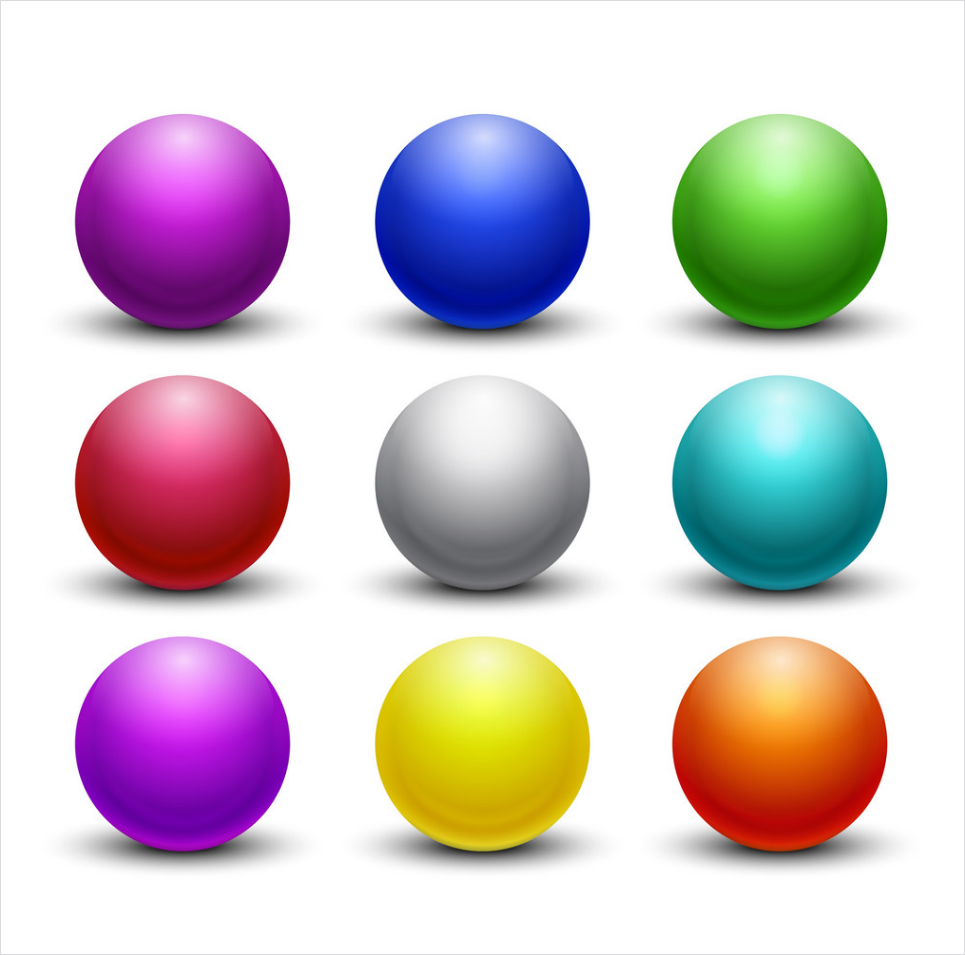
#> input picture Week-1/Exercise-1/spheres.png, 965 x 955 px
$ jupyter execute 'Exercise 2.ipynb'
#> lines starting #> are read from the running program, lines starting #| are printed output that depends on the picture; after the words box and inside, x2 and y2 are one past the last pixel; in counts of white or black regions, pixels touching at a corner belong together
[cell 1]
import cv2
import numpy as np
import imutils
from matplotlib import pyplot as plt

More tutorials on opencv can be found:

https://docs.opencv.org/master/d2/d96/tutorial_py_table_of_contents_imgproc.html

[cell 2]
path = "spheres.png"

# Image input and initial processing
Load the input image (whose path was supplied via command line argument) and display the image to our screen:

[cell 3]
bgr_img = cv2.imread(path)
#> bgr_img is the input picture: shape (955, 965, 3); mean B, G, R 203.7, 199.8, 211.1
b,g,r = cv2.split(bgr_img)       # get b,g,r
image = cv2.merge([r,g,b])
plt.imshow(image)

Convert the image to grayscale:

[cell 4]
gray = cv2.cvtColor(image, cv2.COLOR_RGB2GRAY)
plt.imshow(gray, cmap = 'gray')

# Advanced processing
Apply edge detection, so we can find the outlines of objects in images:

[cell 5]
edged = cv2.Canny(gray, 30, 150)
#> edged: shape (955, 965); 1.2% white in thin lines or dots
plt.imshow(edged, cmap='gray')

Threshold the image by setting all pixel values equal to or less than 225 to 255 (white; foreground): $x \le 225 \rightarrow x = 255$ and all pixel values greater than 225 to 0 (black; background): $x \gt 225 \rightarrow x=0$

Thereby we are segmenting the image.

Both the threshold (e.g. 225 in our case) and the value for pixels less than the threshold in the resulting image (255 in our case) can be tweaked.

[cell 6]
threshold = 225
threshold_value = 255

thresh = cv2.threshold(gray, threshold, threshold_value, cv2.THRESH_BINARY_INV)[1]
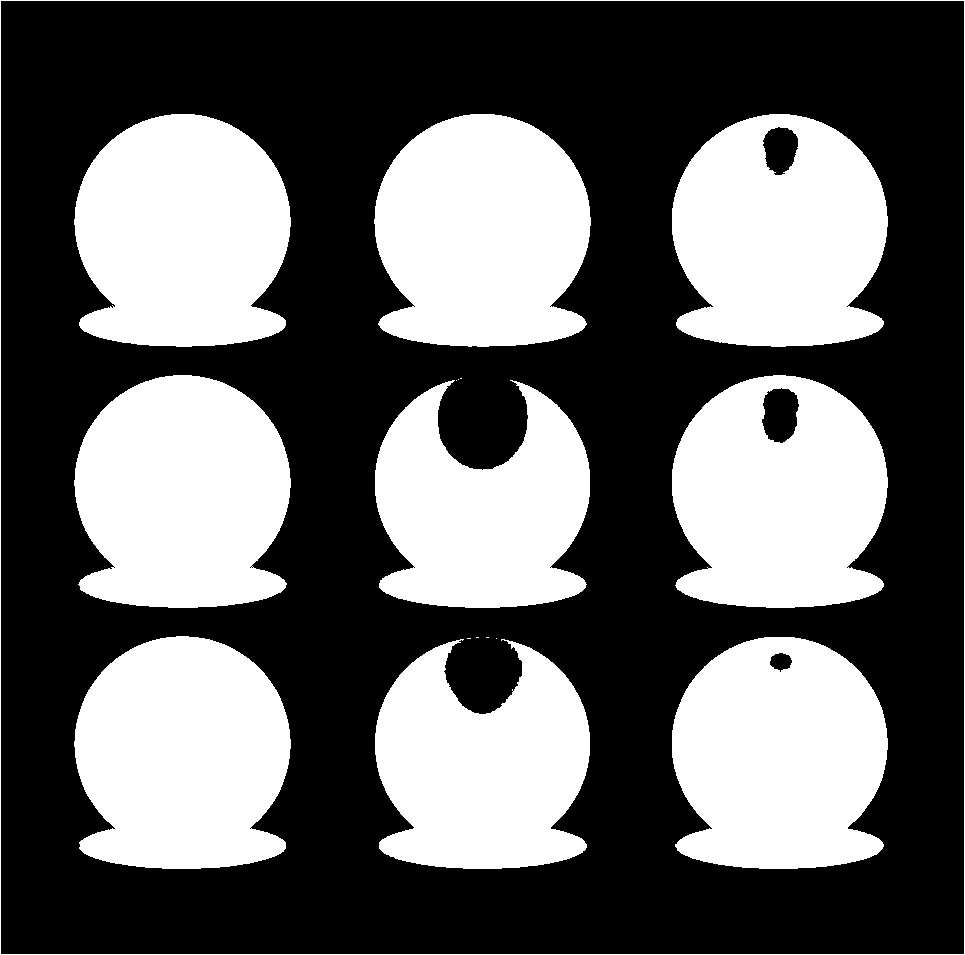
#> thresh: shape (955, 965); 39.3% white; 17 white regions (7 under 20 px)
plt.imshow(thresh, cmap='gray')

Find contours (i.e., outlines) of the foreground objects in the thresholded image:

[cell 7]
cnts = cv2.findContours(thresh.copy(), cv2.RETR_EXTERNAL, cv2.CHAIN_APPROX_SIMPLE)
#> cnts = 1 contour; box (x1, y1, x2, y2) and area: (0, 0, 965, 955) 919656
cnts = imutils.grab_contours(cnts)
#> cnts = [[[0, 0], [0, 954], [964, 954], [964, 0]]]
output = image.copy()

Loop over the contours:

[cell 8]
for c in cnts:
    # draw each contour on the output image with a 3px thick black outline
    cv2.drawContours(output, [c], -1, (0, 0, 0), 3)
#> this loop made 1 pass
#> c on pass 1: [[0, 0], [0, 954], [964, 954], [964, 0]]
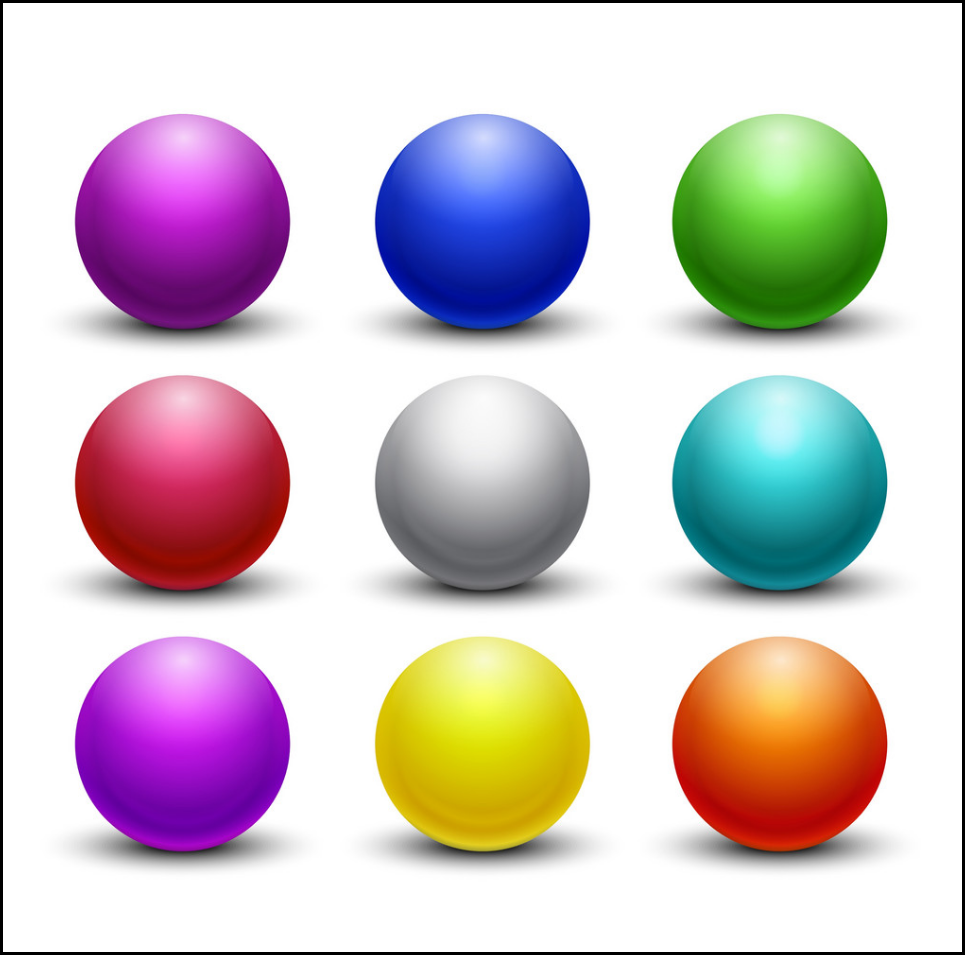
#> output: shape (955, 965, 3); mean R, G, B 208, 196.8, 200.6

plt.imshow(output)

Draw the total number of contours found in purple:

[cell 9]
text = "I found {} objects!".format(len(cnts))
#> text = 'I found 1 objects!'
cv2.putText(output, text, (10, 25),  cv2.FONT_HERSHEY_SIMPLEX, 0.7, (155, 0, 155), 2)
#> output: shape (955, 965, 3); 0.13% of pixels changed, all inside (x1, y1, x2, y2) = (12, 9, 210, 32)
plt.imshow(output)

We apply erosions to reduce the size of foreground objects:

[cell 10]
mask = thresh.copy()
mask = cv2.erode(mask, None, iterations = 5)
#> mask: shape (955, 965); 33.4% white; 9 white regions, largest, box (x1, y1, x2, y2) and area: (380, 119, 585, 342) 36393, (80, 641, 285, 864) 36377, (80, 119, 285, 342) 36370
plt.imshow(mask, cmap = 'gray')

Similarly, dilations can increase the size of the ground objects:

[cell 11]
mask = thresh.copy()
mask = cv2.dilate(mask, None, iterations = 5)
#> mask: shape (955, 965); 47% white; 10 white regions, largest, box (x1, y1, x2, y2) and area: (369, 109, 596, 352) 46762, (69, 370, 296, 613) 46731, (69, 631, 296, 874) 46718
plt.imshow(mask, cmap='gray')

A typical operation we may want to apply is to take our mask and apply a bitwise `AND` to our input image, keeping only the masked regions:

[cell 12]
mask = thresh.copy()
output = cv2.bitwise_and(image, image, mask=mask)
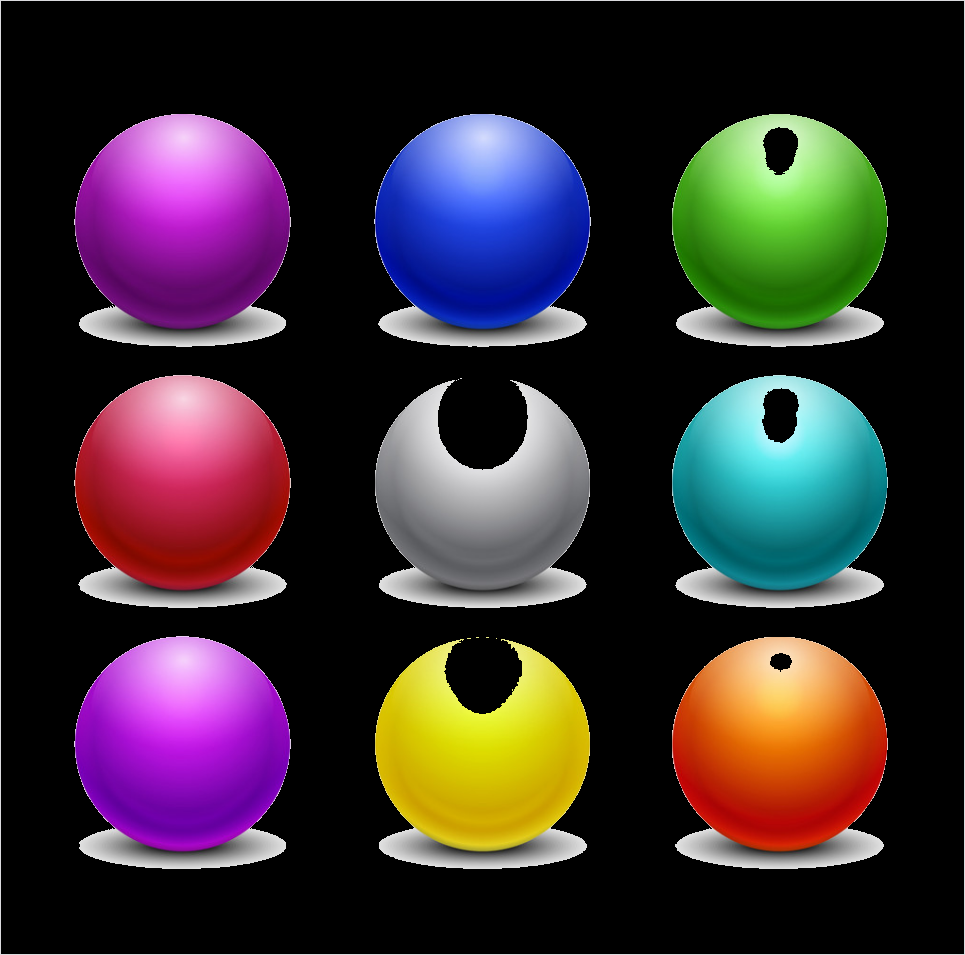
#> output: shape (955, 965, 3); mean R, G, B 57.3, 45.9, 50.4
plt.imshow(output)

# Exercise 2
1. Can you remove the yellow square from the image?
2. Go through the tutoria, but with the `spheres.png` image. (replace `tetris_blocks.png` with `spheres.png`)
3. Tweak the parameters of the thresholding. Can you threshold all the spheres?
4. Can you remove the red sphere?
5. Can you remove the green sphere?

1:

[cell 13]
def is_contour_square(c):
    peri = cv2.arcLength(c, True)
    approx = cv2.approxPolyDP(c, 0.02 * peri, True)
    return len(approx) == 4

def is_object_yellow(c, img, frac_threshold=0.5):
    mask = np.zeros(img.shape[:2], dtype=np.uint8) * 255
    cv2.drawContours(mask, [c], -1, 255, -1)
    hsv = cv2.cvtColor(img, cv2.COLOR_RGB2HSV)
    lower = np.array([15, 70, 70], np.uint8)   # yellow hue range
    upper = np.array([40, 255, 255], np.uint8)
    yellow_mask = cv2.inRange(hsv, lower, upper)

    # count how much yellow is inside this contour
    inside = cv2.bitwise_and(yellow_mask, yellow_mask, mask=mask)
    frac = cv2.countNonZero(inside) / (cv2.countNonZero(mask) + 1e-9)

    return frac >= frac_threshold

# Loop over contours
for c in cnts:
    if is_contour_square(c) and is_object_yellow(c, image):
        mask = np.ones(image.shape[:2], dtype=np.uint8) * 255
        cv2.rectangle(image, cv2.boundingRect(c), (255, 255, 255), -1)
#> this loop made 1 pass
#> (peri in is_contour_square, approx in is_contour_square, lower in is_object_yellow, upper in is_object_yellow, frac in is_object_yellow) on pass 1: (3836, [[0, 0], [0, 954], [964, 954], [964, 0]], [15, 70, 70], [40, 255, 255], 0.0498)
#> pass 1, in is_object_yellow, `yellow_mask = cv2.inRange(hsv, lower, upper)`:
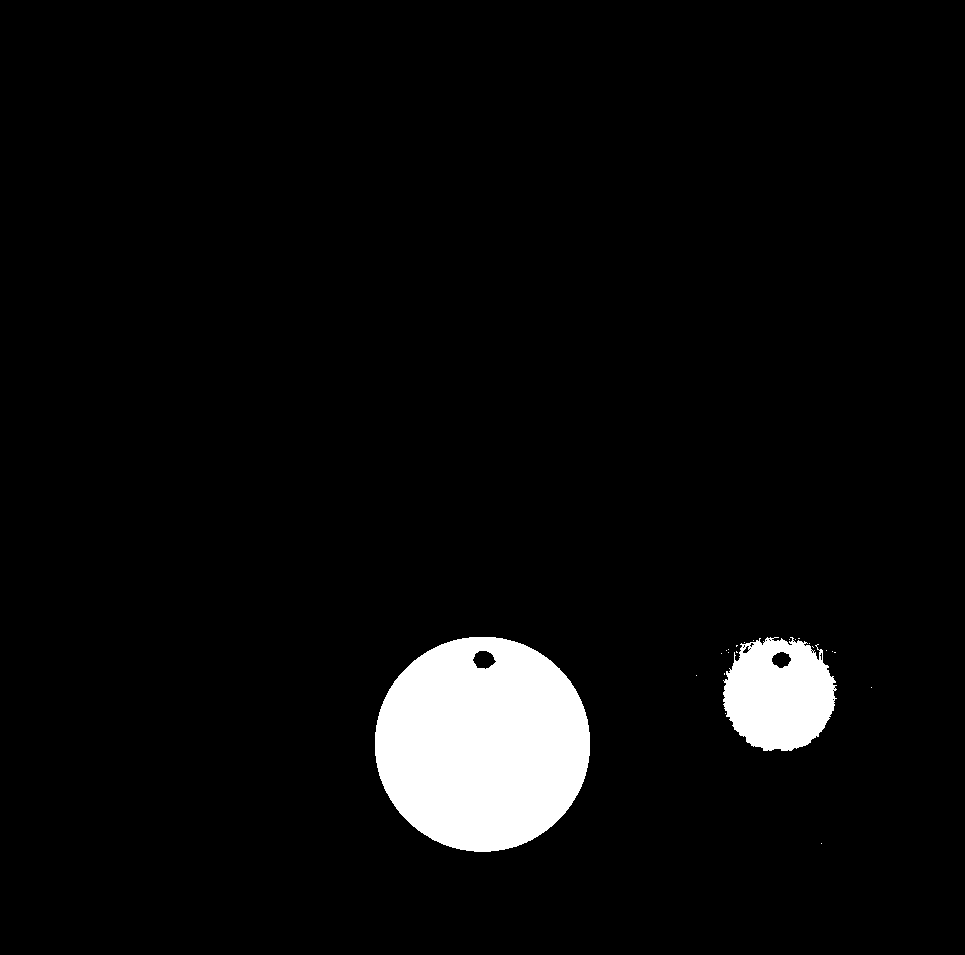
#> yellow_mask: shape (955, 965); 5% white; 23 white regions (21 under 20 px), largest, box (x1, y1, x2, y2) and area: (375, 637, 590, 852) 36148, (723, 637, 837, 751) 9713

image = cv2.bitwise_and(image, image, mask=mask)
plt.imshow(image)
plt.show()
